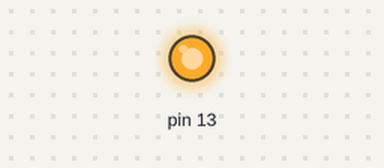
Simulated run of this sketch. Board: Arduino Uno, built with avr-gcc and run on an emulated ATmega328P. On the bench: output pins drawn as LEDs (lit = HIGH).

Above: at 0.01 s.
Timing chart, 0 to 1.6 s (numbered marks = the images above):
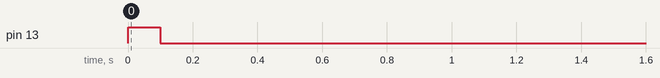

The sketch:

resetTeensy3.ino
```cpp
#define RESTART_ADDR 0xE000ED0C
#define READ_RESTART() (*(volatile uint32_t *)RESTART_ADDR)
#define WRITE_RESTART(val) ((*(volatile uint32_t *)RESTART_ADDR) = (val))

void setup()
{
	pinMode(13, OUTPUT);
	digitalWrite(13, HIGH);
	delay(100);
	digitalWrite(13, LOW);
	delay(100);
	//reset teensy
	WRITE_RESTART(0x5FA0004);
}

void loop()
{
	//should never reach here
}
```
